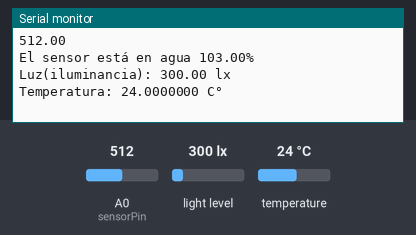
This sketch was run on a simulated Arduino Uno, built with avr-gcc and run on an emulated ATmega328P. Parts: the last lines printed to the serial monitor. Inputs (shaded band) come from the test bench; at power-on: A0 (sensorPin) = 512, light level 300 lx, temperature 24 °C.

Above: at 1.2 s.
1.3 s: A0 (sensorPin) set to 716
At 2.68 s:
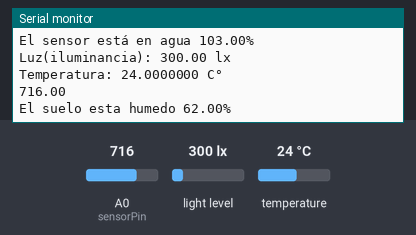
3.9 s: A0 (sensorPin) set to 900
At 5.09 s:
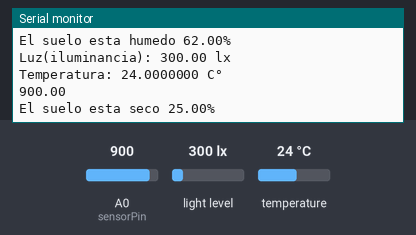
6.3 s: A0 (sensorPin) set to 1023
At 7.5 s:
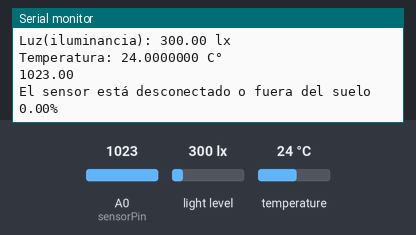
8.7 s: light level set to 40 lx
10.2 s: temperature set to 12 °C
At 10.2 s:
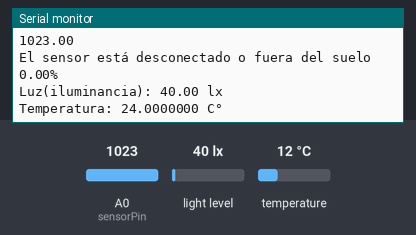
11.7 s: light level set to 500 lx
At 13.8 s:
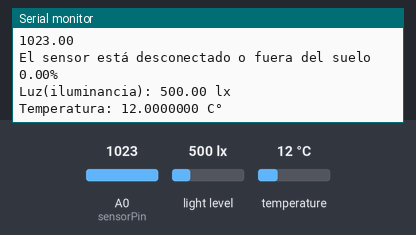
Timing chart, 0 to 14.2 s (numbered marks = the images above; inputs shaded):
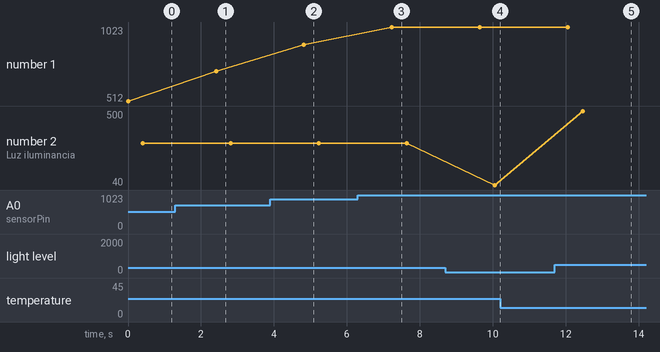

The sketch:

sensorsuelo.ino
```cpp
#include <Wire.h>
#include <ClosedCube_HDC1080.h>
#include <BH1750FVI.h>
//#include <SoftwareSerial.h>

const int sensorPin = A0;

ClosedCube_HDC1080 sensorT;
BH1750FVI Luxometro(BH1750FVI::k_DevModeContLowRes);
void setup() {
   Serial.begin(9600);
   sensorT.begin(0x40);
   Luxometro.begin(0x23);
}

void loop()
{
   float humedad = 0;
   int num=20;
   while(num!=0)
   {
    float suma = analogRead(sensorPin);
    humedad = humedad+suma;
    num=num-1;
   }
   humedad=humedad/20;
   float lecturaporcentaje = map(humedad, 1024, 530, 0, 100);
   Serial.println(humedad);
   //Serial.println(lecturaporcentaje);

   if(lecturaporcentaje<10)
   {
    Serial.println("El sensor está desconectado o fuera del suelo "+String(lecturaporcentaje)+"%");
   }
   else if(lecturaporcentaje<30 && humedad>=10)
   {
    Serial.println("El suelo esta seco "+String(lecturaporcentaje)+"%");
   }
   else if(lecturaporcentaje<90 && humedad>=30)
   {
    Serial.println("El suelo esta humedo "+String(lecturaporcentaje)+"%");
   }
   else if(lecturaporcentaje>=90)
   {
    Serial.println("El sensor está en agua "+String(lecturaporcentaje)+"%");
   }
   int i = 1;
   String temperatura="";
   float suma=0;
   float promedio=0;
   float suma1=0;
   float promedio1=0;
   do
   {
     suma = suma + sensorT.readTemperature();
     suma1 = suma1 + Luxometro.GetLightIntensity();
     i++;
   }
   while(i<21);
   promedio = suma/20;
   promedio1 = suma1/20;
   temperatura = String(promedio,7);
   Serial.println("Luz(iluminancia): "+String(promedio1)+" lx");
   Serial.println("Temperatura: "+temperatura+" C°");
   delay(2000);
}
```

Measured:
- after the input at 1.3 s, the serial monitor: prints a new line after 1.1 s (image 1)
- after the input at 3.9 s, the serial monitor: prints a new line after 0.92 s (image 2)
- after the input at 6.3 s, the serial monitor: prints a new line after 0.93 s (image 3)
- after the input at 11.7 s, the serial monitor: prints a new line after 0.76 s (image 5)
- plotted number 1: 512 → 716 after the input at 1.3 s, 716 → 900 after the input at 3.9 s, 900 → 1023 after the input at 6.3 s
- plotted number 2: 300 → 40 after the input at 8.7 s, 40 → 500 after the input at 11.7 s
